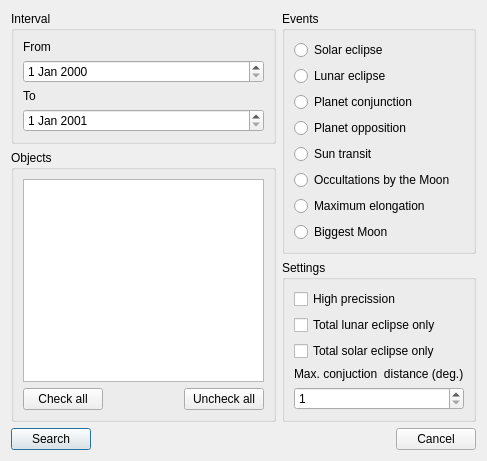
<?xml version="1.0" encoding="UTF-8"?>
<ui version="4.0">
 <class>CEventSearch</class>
 <widget class="QDialog" name="CEventSearch">
  <property name="geometry">
   <rect>
    <x>0</x>
    <y>0</y>
    <width>487</width>
    <height>454</height>
   </rect>
  </property>
  <property name="windowTitle">
   <string>Event search</string>
  </property>
  <layout class="QGridLayout" name="gridLayout_3" columnstretch="2,1">
   <item row="3" column="0" colspan="2">
    <layout class="QHBoxLayout" name="horizontalLayout_2">
     <item>
      <widget class="QPushButton" name="pushButton_2">
       <property name="text">
        <string>Search</string>
       </property>
      </widget>
     </item>
     <item>
      <spacer name="horizontalSpacer_2">
       <property name="orientation">
        <enum>Qt::Horizontal</enum>
       </property>
       <property name="sizeHint" stdset="0">
        <size>
         <width>40</width>
         <height>20</height>
        </size>
       </property>
      </spacer>
     </item>
     <item>
      <widget class="QPushButton" name="pushButton">
       <property name="text">
        <string>Cancel</string>
       </property>
      </widget>
     </item>
    </layout>
   </item>
   <item row="0" column="1" rowspan="2">
    <widget class="QGroupBox" name="groupBox_2">
     <property name="title">
      <string>Events</string>
     </property>
     <layout class="QVBoxLayout" name="verticalLayout_2">
      <item>
       <widget class="QRadioButton" name="radioButton">
        <property name="text">
         <string>Solar eclipse</string>
        </property>
       </widget>
      </item>
      <item>
       <widget class="QRadioButton" name="radioButton_2">
        <property name="text">
         <string>Lunar eclipse</string>
        </property>
       </widget>
      </item>
      <item>
       <widget class="QRadioButton" name="radioButton_3">
        <property name="text">
         <string>Planet conjunction</string>
        </property>
       </widget>
      </item>
      <item>
       <widget class="QRadioButton" name="radioButton_4">
        <property name="text">
         <string>Planet opposition</string>
        </property>
       </widget>
      </item>
      <item>
       <widget class="QRadioButton" name="radioButton_5">
        <property name="text">
         <string>Sun transit</string>
        </property>
       </widget>
      </item>
      <item>
       <widget class="QRadioButton" name="radioButton_6">
        <property name="text">
         <string>Occultations by the Moon</string>
        </property>
       </widget>
      </item>
      <item>
       <widget class="QRadioButton" name="radioButton_7">
        <property name="text">
         <string>Maximum elongation</string>
        </property>
       </widget>
      </item>
      <item>
       <widget class="QRadioButton" name="radioButton_8">
        <property name="text">
         <string>Biggest Moon</string>
        </property>
       </widget>
      </item>
      <item>
       <spacer name="verticalSpacer">
        <property name="orientation">
         <enum>Qt::Vertical</enum>
        </property>
        <property name="sizeHint" stdset="0">
         <size>
          <width>20</width>
          <height>40</height>
         </size>
        </property>
       </spacer>
      </item>
     </layout>
    </widget>
   </item>
   <item row="1" column="0" rowspan="2">
    <widget class="QGroupBox" name="groupBox_3">
     <property name="title">
      <string>Objects</string>
     </property>
     <layout class="QVBoxLayout" name="verticalLayout">
      <item>
       <widget class="QListView" name="listView"/>
      </item>
      <item>
       <layout class="QHBoxLayout" name="horizontalLayout">
        <item>
         <widget class="QPushButton" name="pushButton_3">
          <property name="text">
           <string>Check all</string>
          </property>
         </widget>
        </item>
        <item>
         <spacer name="horizontalSpacer">
          <property name="orientation">
           <enum>Qt::Horizontal</enum>
          </property>
          <property name="sizeHint" stdset="0">
           <size>
            <width>40</width>
            <height>20</height>
           </size>
          </property>
         </spacer>
        </item>
        <item>
         <widget class="QPushButton" name="pushButton_4">
          <property name="text">
           <string>Uncheck all</string>
          </property>
         </widget>
        </item>
       </layout>
      </item>
     </layout>
    </widget>
   </item>
   <item row="2" column="1">
    <widget class="QGroupBox" name="groupBox_4">
     <property name="title">
      <string>Settings</string>
     </property>
     <layout class="QGridLayout" name="gridLayout_2">
      <item row="0" column="0">
       <widget class="QCheckBox" name="checkBox">
        <property name="text">
         <string>High precission</string>
        </property>
       </widget>
      </item>
      <item row="1" column="0">
       <widget class="QCheckBox" name="checkBox_2">
        <property name="text">
         <string>Total lunar eclipse only</string>
        </property>
       </widget>
      </item>
      <item row="4" column="0">
       <widget class="QSpinBox" name="spinBox">
        <property name="minimum">
         <number>1</number>
        </property>
        <property name="maximum">
         <number>25</number>
        </property>
       </widget>
      </item>
      <item row="3" column="0">
       <widget class="QLabel" name="label_3">
        <property name="text">
         <string>Max. conjuction  distance (deg.)</string>
        </property>
       </widget>
      </item>
      <item row="2" column="0">
       <widget class="QCheckBox" name="checkBox_3">
        <property name="text">
         <string>Total solar eclipse only</string>
        </property>
       </widget>
      </item>
      <item row="5" column="0">
       <spacer name="verticalSpacer_2">
        <property name="orientation">
         <enum>Qt::Vertical</enum>
        </property>
        <property name="sizeHint" stdset="0">
         <size>
          <width>20</width>
          <height>40</height>
         </size>
        </property>
       </spacer>
      </item>
     </layout>
    </widget>
   </item>
   <item row="0" column="0">
    <widget class="QGroupBox" name="groupBox">
     <property name="title">
      <string>Interval</string>
     </property>
     <layout class="QGridLayout" name="gridLayout">
      <item row="0" column="0">
       <widget class="QLabel" name="label">
        <property name="text">
         <string>From</string>
        </property>
       </widget>
      </item>
      <item row="1" column="0">
       <widget class="QDateEdit" name="dateEdit"/>
      </item>
      <item row="2" column="0">
       <widget class="QLabel" name="label_2">
        <property name="text">
         <string>To</string>
        </property>
       </widget>
      </item>
      <item row="3" column="0">
       <widget class="QDateEdit" name="dateEdit_2">
        <property name="date">
         <date>
          <year>2001</year>
          <month>1</month>
          <day>1</day>
         </date>
        </property>
       </widget>
      </item>
     </layout>
    </widget>
   </item>
  </layout>
 </widget>
 <resources/>
 <connections/>
 <slots>
  <slot>setObjects(void)</slot>
 </slots>
</ui>
